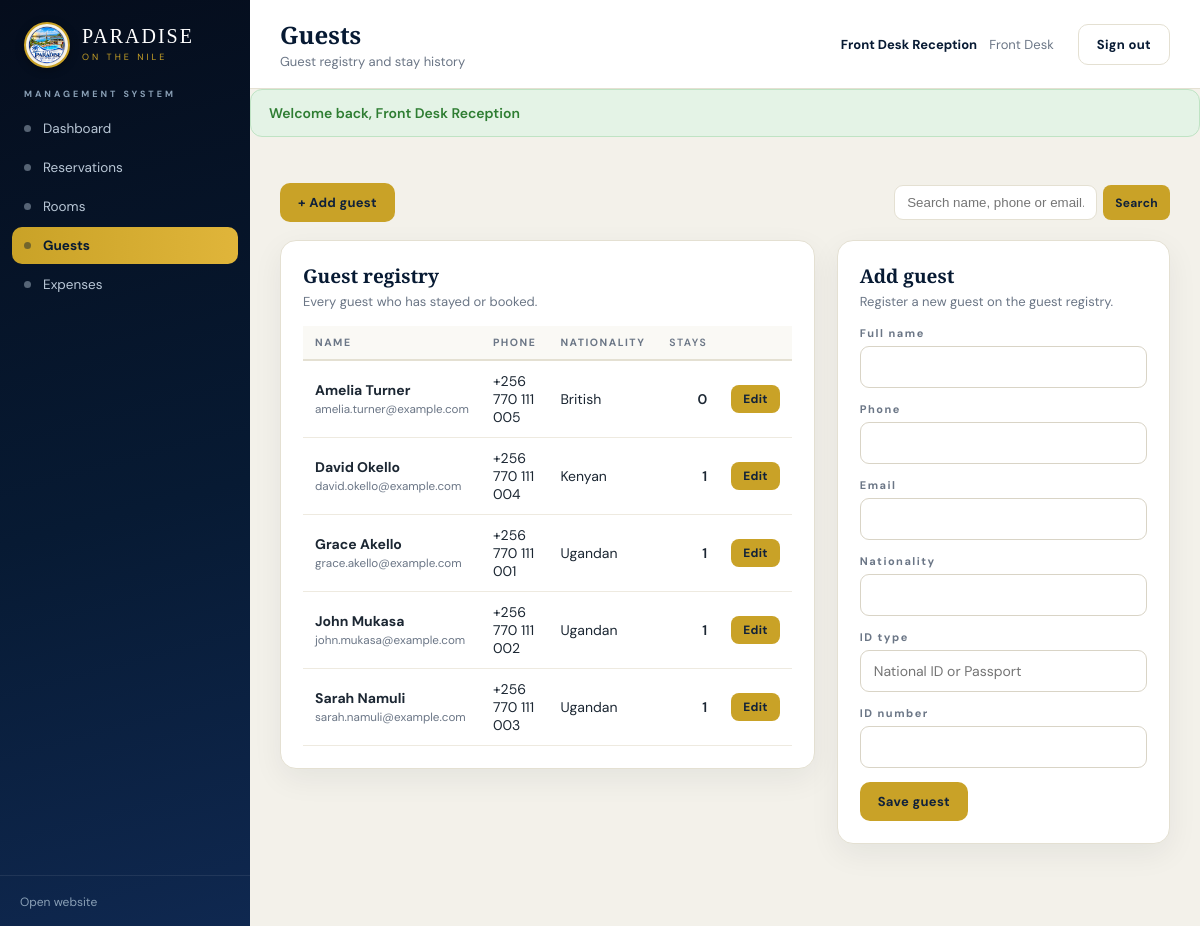
Page /backend-php/index.php?page=guests (signed in) on the committed database.
### tables this page shows
CREATE TABLE IF NOT EXISTS guests (
 id BIGINT UNSIGNED AUTO_INCREMENT PRIMARY KEY,
 user_id BIGINT UNSIGNED NULL,
 hotel_id BIGINT UNSIGNED NOT NULL,
 full_name VARCHAR(190) NOT NULL,
 phone VARCHAR(50),
 email VARCHAR(190),
 nationality VARCHAR(100),
 id_type VARCHAR(50),
 id_number VARCHAR(100),
 created_at TIMESTAMP NULL,
 updated_at TIMESTAMP NULL,
 FOREIGN KEY(user_id) REFERENCES users(id),
 FOREIGN KEY(hotel_id) REFERENCES hotels(id)
);

### backend-php/app/bootstrap.php (called while the page is built, shortened)
<?php
function db(): PDO{
 static $pdo=null;
 if($pdo===null){
  $pdo=new PDO('mysql:host='.DB_HOST.';dbname='.DB_NAME.';charset=utf8mb4',DB_USER,DB_PASS,[
   PDO::ATTR_ERRMODE=>PDO::ERRMODE_EXCEPTION,
   PDO::ATTR_DEFAULT_FETCH_MODE=>PDO::FETCH_ASSOC
  ]);
 }
 return $pdo;
}
function q(string $sql,array $p=[]){ $st=db()->prepare($sql); $st->execute($p); return $st; }
function rows(string $sql,array $p=[]){ return q($sql,$p)->fetchAll(); }
function e($v=null): string{ return htmlspecialchars((string)$v,ENT_QUOTES,'UTF-8'); }

### backend-php/modules/guests.php (the view, shortened to what this page needs)
<?php
$qtext=trim($_GET['q']??'');
$list=rows("SELECT g.*, (SELECT COUNT(*) FROM reservations r WHERE r.guest_id=g.id) stays FROM guests g WHERE ?='' OR g.full_name LIKE ? OR g.phone LIKE ? OR g.email LIKE ? ORDER BY g.full_name",[$qtext,$qtext===''?'%x%':'%'.$qtext.'%',$qtext===''?'%x%':'%'.$qtext.'%',$qtext===''?'%x%':'%'.$qtext.'%']);
$edit=$_GET['edit']??0; $eg=null;
echo '<div class="toolbar"><a class="btn" href="'.BASE.'/index.php?page=guests&act=save">+ Add guest</a>';
echo '<form method="get" style="display:flex;gap:6px;margin-left:auto"><input type="hidden" name="page" value="guests"><input name="q" value="'.e($qtext).'" placeholder="Search name, phone or email..." style="padding:9px 12px;border:1px solid var(--line);border-radius:9px"><button class="btn sm">Search</button></form></div>';
echo '<div class="twoCol"><div>';
echo '<div class="panel"><h2>Guest registry</h2><p class="hint">Every guest who has stayed or booked.</p>';
echo '<table class="tbl"><thead><tr><th>Name</th><th>Phone</th><th>Nationality</th><th class="num">Stays</th><th></th></tr></thead><tbody>';
foreach($list as $g){
 echo '<tr><td><b>'.e($g['full_name']).'</b><br><small style="color:var(--muted)">'.e($g['email']??'').'</small></td><td>'.e($g['phone']??'-').'</td><td>'.e($g['nationality']??'-').'</td><td class="num">'.(int)$g['stays'].'</td><td><a class="btn sm" href="'.BASE.'/index.php?page=guests&edit='.(int)$g['id'].'">Edit</a></td></tr>';
}
echo '</tbody></table></div></div>';
echo '<div>';
$id=$edit?(int)$eg['id']:0; $name=$edit?$eg['full_name']:'';
echo '<div class="panel"><h2>'.($edit?'Edit guest':'Add guest').'</h2><p class="hint">'.($edit?'Update contact and identification details below.':'Register a new guest on the guest registry.').'</p>';
echo '<div class="field"><label>Full name</label><input name="full_name" value="'.e($name).'" required></div>';
echo '<div class="field"><label>Phone</label><input name="phone" value="'.e($eg['phone']??'').'"></div>';
echo '<div class="field"><label>Email</label><input name="email" value="'.e($eg['email']??'').'"></div>';
echo '<div class="field"><label>Nationality</label><input name="nationality" value="'.e($eg['nationality']??'').'"></div>';
echo '<div class="field"><label>ID type</label><input name="id_type" value="'.e($eg['id_type']??'').'" placeholder="National ID or Passport"></div>';
echo '<div class="field"><label>ID number</label><input name="id_number" value="'.e($eg['id_number']??'').'"></div>';
echo '<button class="btn">Save guest</button>';
echo '</div></div></div>';

### backend-php/assets/admin.css (style rules this page uses)
:root { --gold:#C9A227;--navy:#071A33;--navy2:#0f2850;--nile:#0B5D78;--ivory:#f6f3ea;--ink:#1c2733;--muted:#6b7686;--line:#e4e0d2;--bg:#f3f1ea }
* { box-sizing:border-box }
html,body { margin:0;padding:0 }
body { font-family:'DM Sans',system-ui,sans-serif;background:var(--bg);color:var(--ink);font-size:14px }
h1,h2,h3,h4 { font-family:'Playfair Display',serif;font-weight:600;margin:0 }
a { color:inherit;text-decoration:none }
button { font-family:inherit;cursor:pointer }
.toolbar { display:flex;flex-wrap:wrap;gap:10px;align-items:center;justify-content:space-between;margin-bottom:18px }
.panel { background:#fff;border:1px solid var(--line);border-radius:16px;padding:22px;margin-bottom:22px;box-shadow:0 10px 30px #071A3310 }
.panel h2 { font-size:19px;color:var(--navy);margin-bottom:4px }
.panel .hint { color:var(--muted);font-size:13px;margin:0 0 16px }
table.tbl { width:100%;border-collapse:collapse }
.tbl th { text-align:left;font-size:10.5px;letter-spacing:1.5px;color:var(--muted);text-transform:uppercase;padding:10px 12px;border-bottom:2px solid var(--line);background:#faf9f5 }
.tbl td { padding:11px 12px;border-bottom:1px solid #eeeae0;vertical-align:middle }
.tbl .num { text-align:right;font-weight:600 }
.btn,.btnGhost { display:inline-flex;align-items:center;gap:7px;background:var(--gold);color:#10213a;padding:11px 18px;border-radius:10px;font-weight:700;font-size:13px;border:0;letter-spacing:.3px }
.btn.sm,.btnGhost.sm { padding:6px 12px;font-size:12px;border-radius:8px }
.field { margin-bottom:14px }
.field label { display:block;font-size:11px;letter-spacing:1.5px;font-weight:700;color:var(--muted);margin-bottom:6px }
.field input,.field select,.field textarea { width:100%;padding:11px 13px;border:1px solid #d9d4c6;border-radius:9px;font-family:inherit;font-size:14px;background:#fff;color:var(--ink) }
.twoCol { display:grid;grid-template-columns:1.4fr 1fr;gap:22px;align-items:start }

### rows in the picture
guests: full_name "Amelia Turner", email "amelia.turner@example.com", phone "+256 770 111 005", nationality "British", stays "0"
guests: full_name "David Okello", email "david.okello@example.com", phone "+256 770 111 004", nationality "Kenyan", stays "1"
guests: full_name "Grace Akello", email "grace.akello@example.com", phone "+256 770 111 001", nationality "Ugandan", stays "1"
guests: full_name "John Mukasa", email "john.mukasa@example.com", phone "+256 770 111 002", nationality "Ugandan", stays "1"
guests: full_name "Sarah Namuli", email "sarah.namuli@example.com", phone "+256 770 111 003", nationality "Ugandan", stays "1"

### other values in the picture
$lbl "Dashboard"
$lbl "Reservations"
$lbl "Rooms"
$lbl "Guests"
$lbl "Expenses"
$title "Guests"
$sub "Guest registry and stay history"
$u['name'] "Front Desk Reception"
role_label(roles_of()[0]??'') "Front Desk"
$flash['msg'] "Welcome back, Front Desk Reception"
